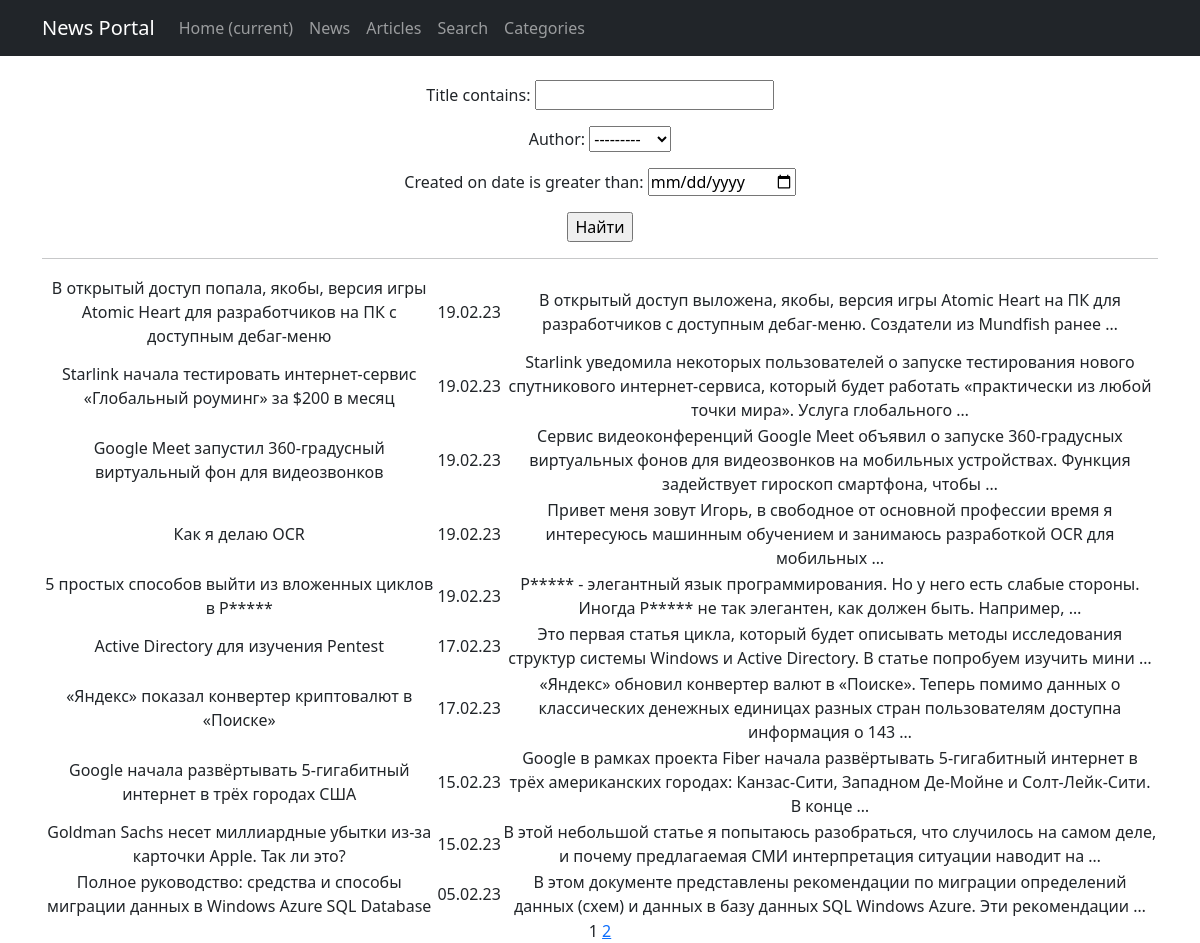
/posts/search/, run on the app's committed database.
### news/models.py (models this page shows, shortened)
class Post(models.Model):
    type = models.CharField(max_length=1, choices=TYPES, default=article)
    created_on = models.DateTimeField(auto_now_add=True)
    title = models.CharField(max_length=255)
    text = models.TextField()
    rating = models.IntegerField(default=0)
    author = models.ForeignKey(Author, on_delete=models.CASCADE)
    categories = models.ManyToManyField(Category, through='PostCategory')

### news/views.py (the view)
# urls.py: path('search/', PostsSearch.as_view(), name='posts_search'),
class PostsSearch(ListView):
    model = Post
    ordering = '-created_on'
    template_name = 'posts_search.html'
    context_object_name = 'posts_search'
    paginate_by = 10
    def get_queryset(self):
        queryset = super().get_queryset()
        self.filterset = PostsFilter(self.request.GET, queryset)
        return self.filterset.qs
    def get_context_data(self, **kwargs):
        context = super().get_context_data(**kwargs)
        context['filterset'] = self.filterset
        return context

### news/models.py (called while the page is built)
    def __str__(self):
        return f"{self.user.username}"

### news/templatetags/custom_filters.py (called while the page is built)
@register.filter()
def censor(text: str):
    if type(text) is not str:
        raise ValueError('censor filter only accepts str values')
    for word in UNDESIRABLE_WORDS:
        text = text.replace(word, f"{word[0]}{'*'*(len(word)-1)}")
        word = word.title()
        text = text.replace(word, f"{word[0]}{'*'*(len(word)-1)}")
    return text

### news/templatetags/custom_tags.py (called while the page is built)
@register.simple_tag(takes_context=True)
def url_replace(context, **kwargs):
    d = context['request'].GET.copy()
    for k, v in kwargs.items():
        d[k] = v
    return d.urlencode()

### templates/posts_search.html (shortened to what this page needs)
{% extends 'flatpages/default.html' %}
{% load custom_filters %}
{% load custom_tags %}
{% block content %}
<br>
<form action="" method="get">
      {{ filterset.form.as_p }}
      <input type="submit" value="Найти"/>
</form>
<hr>
<table>
    {% for post in posts_search %}
    <tr>
        <td>{{ post.title|censor }}</td>
        <td>{{ post.created_on|date:'d.m.y' }}</td>
        <td>{{ post.text|censor|truncatewords:20 }}</td>
    </tr>
    {% endfor %}
</table>
{{ page_obj.number }}
{% if page_obj.has_next %}
    <a href="?{% url_replace page=page_obj.next_page_number %}">{{ page_obj.next_page_number }}</a>
{% endif %}
{% endblock content %}

### data on the page
Post: title|censor "В открытый доступ попала, якобы, версия игры Atomic Heart для разработчиков на ПК с доступным дебаг-меню", created_on "19.02.23", text|censor "В открытый доступ выложена, якобы, версия игры Atomic Heart на ПК для разработчиков с доступным дебаг-меню. Создатели из Mundfish ранее …"
Post: title|censor "Starlink начала тестировать интернет-сервис «Глобальный роуминг» за $200 в месяц", created_on "19.02.23", text|censor "Starlink уведомила некоторых пользователей о запуске тестирования нового спутникового интернет-сервиса, который будет работать «практически из любой точки мира». Услуга глобального …"
Post: title|censor "Google Meet запустил 360-градусный виртуальный фон для видеозвонков", created_on "19.02.23", text|censor "Сервис видеоконференций Google Meet объявил о запуске 360-градусных виртуальных фонов для видеозвонков на мобильных устройствах. Функция задействует гироскоп смартфона, чтобы …"
Post: title|censor "Как я делаю OCR", created_on "19.02.23", text|censor "Привет меня зовут Игорь, в свободное от основной профессии время я интересуюсь машинным обучением и занимаюсь разработкой OCR для мобильных …"
Post: title|censor "5 простых способов выйти из вложенных циклов в P*****", created_on "19.02.23", text|censor "P***** - элегантный язык программирования. Но у него есть слабые стороны. Иногда P***** не так элегантен, как должен быть. Например, …"
Post: title|censor "Active Directory для изучения Pentest", created_on "17.02.23", text|censor "Это первая статья цикла, который будет описывать методы исследования структур системы Windows и Active Directory. В статье попробуем изучить мини …"
Post: title|censor "«Яндекс» показал конвертер криптовалют в «Поиске»", created_on "17.02.23", text|censor "«Яндекс» обновил конвертер валют в «Поиске». Теперь помимо данных о классических денежных единицах разных стран пользователям доступна информация о 143 …"
Post: title|censor "Google начала развёртывать 5-гигабитный интернет в трёх городах США", created_on "15.02.23", text|censor "Google в рамках проекта Fiber начала развёртывать 5-гигабитный интернет в трёх американских городах: Канзас-Сити, Западном Де-Мойне и Солт-Лейк-Сити. В конце …"
Post: title|censor "Goldman Sachs несет миллиардные убытки из-за карточки Apple. Так ли это?", created_on "15.02.23", text|censor "В этой небольшой статье я попытаюсь разобраться, что случилось на самом деле, и почему предлагаемая СМИ интерпретация ситуации наводит на …"
Post: title|censor "Полное руководство: средства и способы миграции данных в Windows Azure SQL Database", created_on "05.02.23", text|censor "В этом документе представлены рекомендации по миграции определений данных (схем) и данных в базу данных SQL Windows Azure. Эти рекомендации …"

### other printed values
{{ page_obj.number }} "1"
{{ page_obj.next_page_number }} "2"
